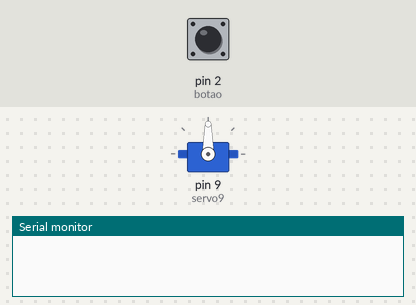
The sketch below on a simulated Arduino Uno, built with avr-gcc and run on an emulated ATmega328P. Shown: servo, the last lines printed to the serial monitor. The inputs (shaded band) are chosen by the test bench; at power-on: pin 2 (botao) LOW.

Above: at 1.2 s.
1.3 s: pin 2 (botao) pulled HIGH for 0.15 s
At 2.6 s:
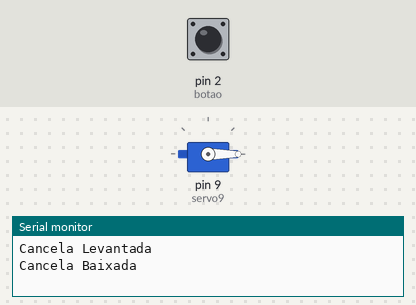
2.9 s: pin 2 (botao) pulled HIGH for 3.2 s
At 4.3 s:
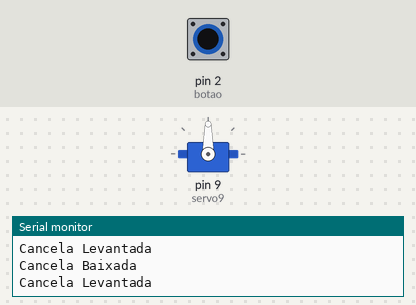
Timing chart, 0 to 7.6 s (numbered marks = the images above; inputs shaded):
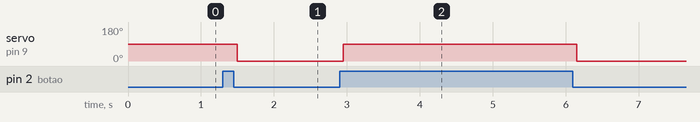

The sketch:

cancela_c_botao_-_lab13.ino
```cpp
#include <Servo.h>

Servo servo9; // CRIA UM OBJETO DO TIPO SERVO9
int botao = 2;
int valorBotao;
int estadoAnteriorBotao = LOW; // Armazena o estado anterior do botão
unsigned long tempoUltimaLeitura = 0; // Armazena o tempo da última leitura
const unsigned long debounceDelay = 50; // Tempo de debounce (50ms)

void setup()
{
  servo9.attach(9); // ASSOCIA O PINO DIGITAL 9 AO OBJETO DO TIPO SERVO
  pinMode(botao, INPUT);
  Serial.begin(9600);
}

void loop()
{
  int leituraBotao = digitalRead(botao);

  // Verifica se o botão mudou de estado (debounce)
  if (leituraBotao != estadoAnteriorBotao) {
    tempoUltimaLeitura = millis(); // Atualiza o tempo da última mudança
  }

  // Verifica se o tempo de debounce passou
  if ((millis() - tempoUltimaLeitura) > debounceDelay) {
    // Se o botão está pressionado e o estado mudou
    if (leituraBotao != valorBotao) {
      valorBotao = leituraBotao;

      if (valorBotao == HIGH) {
        servo9.write(90); // Posiciona o servo em 90 graus
        Serial.println("Cancela Levantada");
      } else {
        servo9.write(0); // Posiciona o servo em 0 graus
        Serial.println("Cancela Baixada");
      }
    }
  }

  estadoAnteriorBotao = leituraBotao; // Atualiza o estado anterior do botão
}
```

Measured:
- after the input at 1.3 s, servo on pin 9 (servo9): 90° → 0° after 0.20 s
- after the input at 2.9 s, servo on pin 9 (servo9): 0° → 90° after 0.05 s, → 0° 3.2 s later
